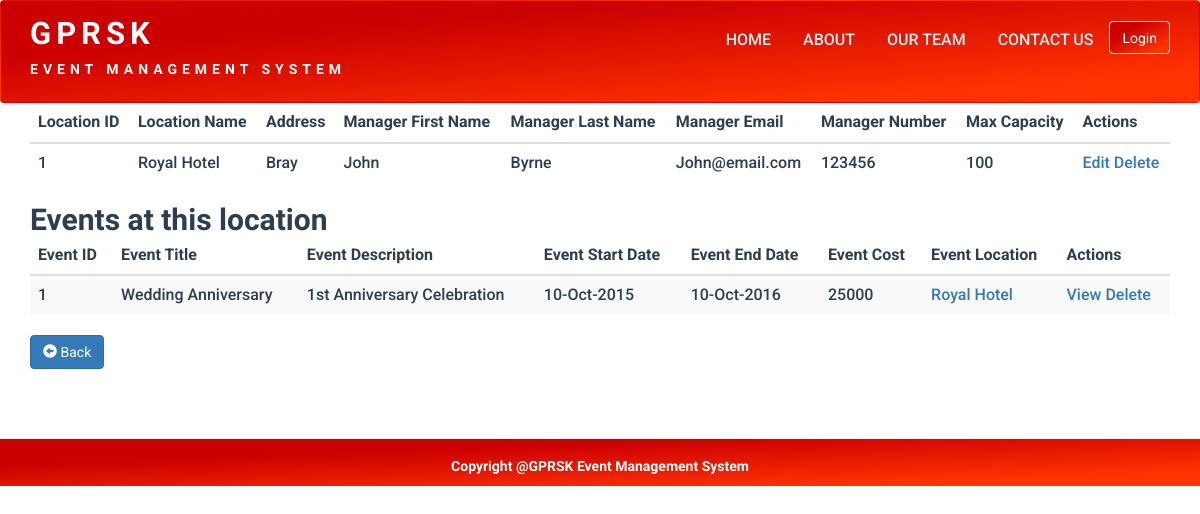
Page /viewLocation.php?id=1 on the committed database.
### tables this page shows
CREATE TABLE `locations` (
  `LocationID` int(11) NOT NULL,
  `Name` varchar(255) NOT NULL,
  `Address` varchar(255) NOT NULL,
  `ManagerFName` varchar(255) NOT NULL,
  `ManagerLName` varchar(255) NOT NULL,
  `ManagerEmail` varchar(255) NOT NULL,
  `ManagerNumber` int(11) NOT NULL,
  `MaxCapacity` int(11) NOT NULL
);

CREATE TABLE `events` (
  `EventID` int(11) NOT NULL,
  `Title` varchar(255) NOT NULL,
  `Description` varchar(255) NOT NULL,
  `StartDate` varchar(255) NOT NULL,
  `EndDate` varchar(255) NOT NULL,
  `Cost` int(11) NOT NULL,
  `LocationID` int(11) NOT NULL
);

### utils/functions.php (called while the page is built, shortened)
<?php
function is_logged_in() {
    return (isset($_SESSION['user']));
}
function start_session() {
    $id = session_id();
}
?>

### classes/EventTableGateway.php (called while the page is built, shortened)
<?php
class EventTableGateway {
    private $connect;
    public function __construct($c) {
        $this->connect = $c;
    }
    public function getEventsByLocationId($id) {
        $sqlQuery = "SELECT e.*, l.name " .
                    "FROM events e " .
                    "LEFT JOIN locations l ON e.locationID = l.locationID " .
                    "WHERE e.locationID=:locationId";
        $params = array(
            "locationId" => $id
        );
        $statement = $this->connect->prepare($sqlQuery);
        $status = $statement->execute($params);
        return $statement;
    }
}

### classes/LocationTableGateway.php (called while the page is built, shortened)
<?php
class LocationTableGateway {
    private $connect;
    public function __construct($c) {
        $this->connect = $c;
    }
    public function getLocationsById($id) {
        $sqlQuery = "SELECT * FROM locations WHERE locationID = :id";
        $statement = $this->connect->prepare($sqlQuery);
        $params = array(
            "id" => $id
        );
        $status = $statement->execute($params);
        return $statement;
    }
}

### viewLocation.php (the view, shortened to what this page needs)
<?php
require_once 'classes/LocationTableGateway.php';
require_once 'classes/EventTableGateway.php';
$id = $_GET['id'];
$connection = Connection::getInstance();
$gateway = new LocationTableGateway($connection);
$eventGateway = new EventTableGateway($connection);
$statement = $gateway->getLocationsById($id);
$events = $eventGateway->getEventsByLocationId($id);
$row = $statement->fetch(PDO::FETCH_ASSOC);
?>
<!DOCTYPE html>
<html>
    <head>
        <?php require 'utils/styles.php'; ?>
    </head>
    <body>
        <?php require 'utils/header.php'; ?>
        <div class = "content">
            <div class = "container">
                <table class = "table table-hover">
                    <thead>
                        <tr>
                            <th>Location ID</th>
                            <th>Location Name</th>
                            <th>Address</th>
                            <th>Manager First Name</th>
                            <th>Manager Last Name</th>
                            <th>Manager Email</th>
                            <th>Manager Number</th>
                            <th>Max Capacity</th>
                            <th>Actions</th>
                        </tr>
                    </thead>
                    <tbody>
                        <?php
                        echo '<tr>';
                        echo '<td>' . $row['LocationID'] . '</td>';
                        echo '<td>' . $row['Name'] . '</td>';
                        echo '<td>' . $row['Address'] . '</td>';
                        echo '<td>' . $row['ManagerFName'] . '</td>';
                        echo '<td>' . $row['ManagerLName'] . '</td>';
                        echo '<td>' . $row['ManagerEmail'] . '</td>';
                        echo '<td>' . $row['ManagerNumber'] . '</td>';
                        echo '<td>' . $row['MaxCapacity'] . '</td>';
                        echo '<td>'
                        . '<a href="editLocationForm.php?id=' . $row['LocationID'] . '">Edit</a> '
                        . '<a class="delete" href="deleteLocation.php?id=' . $row['LocationID'] . '">Delete</a> '
                        . '</td>';
                        echo '</tr>';
                        ?>
                    </tbody>
                </table>
                <?php
                if ($events->rowCount() > 0) {
                ?>
                <h2>Events at this location</h2>
                <table class="table table-striped">
                    <thead>
                        <tr>
                            <th>Event ID</th>
                            <th>Event Title</th>
                            <th>Event Description</th>
                            <th>Event Start Date</th>
                            <th>Event End Date</th>
                            <th>Event Cost</th>
                            <th>Event Location</th>
                            <th>Actions</th>
                        </tr>
                    </thead>
                    <tbody>
                        <?php
                        $row = $events->fetch(PDO::FETCH_ASSOC);
                        while ($row) {
                            echo '<tr>';
                            echo '<td>' . $row['EventID'] . '</td>';
                            echo '<td>' . $row['Title'] . '</td>';
                            echo '<td>' . $row['Description'] . '</td>';
                            echo '<td>' . $row['StartDate'] . '</td>';
                            echo '<td>' . $row['EndDate'] . '</td>';
                            echo '<td>' . $row['Cost'] . '</td>';
                            echo '<td>'
                            . '<a href="viewLocation.php?id='.$row['LocationID'].'">'.$row['name'].'</a> '
                            . '</td>';
                            echo '<td>'
                            . '<a href="viewEvent.php?id='.$row['EventID'].'">View</a> '
                            . '<a class="delete" href="deleteEvent.php?id='.$row['EventID'].'">Delete</a> '
                            . '</td>';
                            echo '</tr>';
                            $row = $events->fetch(PDO::FETCH_ASSOC);
                        }
                        ?>
                    </tbody>
                </table>
                <?php
                } else {
                ?>
                <p>There are no events for this location.</p>
                <?php
                }
                ?>
                <a class="btn btn-primary" href="viewLocations.php"><span class="glyphicon glyphicon-circle-arrow-left"></span> Back</a>
            </div>
        </div>
        <?php require 'utils/footer.php'; ?>
    </body>
</html>

### utils/styles.php (shortened to what this page needs)
<link rel = "stylesheet" type = "text/css" href = "css/style.css">
<link rel = "stylesheet" type = "text/css" href = "css/style1.css">
<link href="css/bootstrap1.css" rel="stylesheet" type="text/css" media="all" />
<link href="css/font-awesome.css" rel="stylesheet">
<link rel="stylesheet" href="css/chocolat1.css" type="text/css" media="screen">
<link href="css/easy-responsive-tabs1.css" rel='stylesheet' type='text/css'/>
<link rel="stylesheet" href="css/flexslider1.css" type="text/css" media="screen" property="" />
<link rel="stylesheet" href="css/jquery-ui1.css" />
<link href="css/style1.css" rel="stylesheet" type="text/css" media="all" />

### utils/header.php (shortened to what this page needs)
<header class="bgImage">
    <nav class="navbar" style="background: linear-gradient(to top left, #ff3300 15%, #cc0000 72%);">
        <div class="container">
            <div class="navbar-header">
                <?php
                require_once 'utils/functions.php';
                echo '<a href = "index.php">
                    GPRSK<br><span style="    font-size: 14px;">Event Management System<span>
                </a> ';
                ?>
            </div>
            <ul class="nav navbar-nav navbar-right">
                <?php
                if(is_logged_in()){
                    require_once 'utils/functions.php';
                    echo '<li><a href = "index.php">Home</a></li>';
                    echo '<li><a href = "viewEvents.php">View Events</a></li>';
                    echo '<li><a href = "viewLocations.php">Our Locations</a></li>';
					echo '<li><a href = "team.php">Our Team</a></li>';
                    echo '<li><a href = "contact.php">Contact Us</a></li>';
                    echo '<li class="btn btn-primary"><a class = "btn btn-primary" href = "logout.php">Logout</a></li>';
                }
                else {
                    echo '<li><a href = "index.php">Home</a></li>';
                    echo '<li><a href = "#about">About</a></li>';
					echo '<li><a href = "team.php">Our Team</a></li>';
                    echo '<li><a href = "contact.php">Contact Us</a></li>';
                    echo '<button type = "button" class = "btn btn-primary" data-toggle = "modal" data-target = "#login" style="background: linear-gradient(to top left, #ff3300 15%, #cc0000 72%);color:#fff;border:1px solid #fff">Login</button>';
                }
                ?>
            </ul>
        </div>
    </nav>
</header>

### utils/footer.php (shortened to what this page needs)
<hr class = "footerline">
<footer style="background: linear-gradient(to top left, #ff3300 15%, #cc0000 72%);">
    <div class = "container">
        <div class = "row">
            <section>
                <div class = "footerContent col-md-12 text-center" style="margin-bottom:1%">
                    <h5 class = "footerSubtext2" style="color:white">
                        Copyright @GPRSK Event Management System
                    </h5>
                </div>
            </section>
        </div>
    </div>
</footer>

### css/style.css (style rules this page uses)
body { overflow-x: hidden; }
.bgImage { background-size: cover; font-family: 'Roboto', sans-serif !important; background-position: center center; }
hr { border-top: 1px solid #7F8C8D; margin-top: 40px; margin-bottom: 40px; }
header .navbar { font-family: 'Roboto', sans-serif; padding: 20px 0; font-family: 'Roboto', sans-serif; }
header .navbar-header a::first-letter { border-bottom: 2px solid #ecf0f1; }
header .navbar-nav a { color: #ecf0f1; padding-bottom: 12px; }
header .navbar-nav a:link { position: relative; }
header .navbar-nav a:before { content: ""; position: absolute; width: 100%; height: 3px; left: 0; background-color: #ecf0f1; visibility: hidden; -webkit-transform: scaleX(0); transform: scaleX(0); -webkit-transition: all 0.3s ease-in-out 0s; transition: all 0.3s ease-in-out 0s; margin-top: 25px; }
header .navbar-header a { padding: 0; font-size: 31px; text-transform: uppercase; letter-spacing: 5px; line-height: 25px; position: relative; font-weight: bold; color: #fff; }
header .navbar-nav .btn { color: black; padding-bottom: 5px; }
.footerline { margin-top: 69px; margin-bottom: 0px; }
.content { font-family: 'Roboto', sans-serif; color: #2C3E50; }
footer { font-family: 'Roboto', sans-serif; color: #E0E0E0; line-height: 2; background-color: #001825; padding-top: 20px; }
.footerContent > .footerSubtext2 { color: #95a5a6; font-size: 14px; }

### css/style1.css (style rules this page uses)
html, body { margin:0; font-size: 100%; font-family: 'Lato', sans-serif; background: #fff; }
body a { text-decoration:none; transition:0.5s all; -webkit-transition:0.5s all; -moz-transition:0.5s all; -o-transition:0.5s all; -ms-transition:0.5s all; }
h1,h2,h3,h4,h5,h6 { margin:0; font-family: 'Federo', sans-serif; font-weight: 600; }
ul { margin:0; padding:0; }
.navbar { margin-bottom: 0; }
.navbar-right { margin-right: 0; }
.navbar-nav > li > a { margin: 0; padding:9px 1em; text-transform: uppercase; }

### css/chocolat1.css (style rules this page uses)
body { margin:0; padding:0; }

### css/easy-responsive-tabs1.css (style rules this page uses)
body { margin: 0px; padding: 0px; background: #f5f5f5; font-weight: 500; }

### rows in the picture
locations: LocationID "1", Name "Royal Hotel", Address "Bray", ManagerFName "John", ManagerLName "Byrne", ManagerEmail "John@email.com", ManagerNumber "123456", MaxCapacity "100"
events: EventID "1", Title "Wedding Anniversary", Description "1st Anniversary Celebration", StartDate "10-Oct-2015", EndDate "10-Oct-2016", Cost "25000", LocationID.Name "Royal Hotel"
